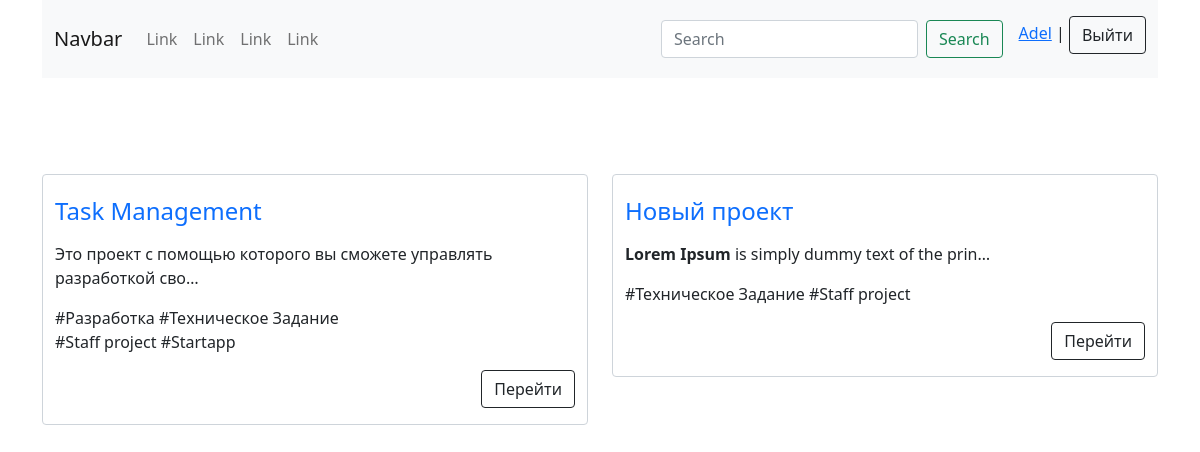
Screenshot of /Alina (signed in) with the database file from the repository.
### mainapp/models.py (models this page shows, shortened)
class Project(models.Model):
    user = models.ForeignKey(User, on_delete=models.CASCADE, verbose_name='Пользователь')
    name = models.CharField(max_length=120, verbose_name='Название')
    slug = models.SlugField(unique=True)
    description = RichTextField(verbose_name='Описание')
    photo = models.ImageField(upload_to='photos/', null=True, blank=True, verbose_name='Фото')
    file = models.FileField(upload_to='files/', null=True, blank=True, verbose_name='Файлы')
    started = models.DateTimeField(auto_now_add=True, verbose_name='Начало')
    ended = models.DateTimeField(blank=True, null=True, verbose_name='Закончился')
    deadline = models.DateField(verbose_name='Дедлайн до')
    tags = models.ManyToManyField(Tag, verbose_name='Теги')
    class Meta:
        verbose_name = 'Проект'
        verbose_name_plural = 'Проекты'
    def get_absolute_url(self):
        return reverse('mainapp:proj_details', kwargs={'slug': self.slug})

class Tag(models.Model):
    tag = models.CharField(max_length=120)
    def __str__(self):
        return self.tag
    class Meta:
        verbose_name = 'Тег'
        verbose_name_plural = 'Теги'

### mainapp/views.py (the view)
# urls.py: path('<slug:slug>', UserProjectListView.as_view(), name='user_proj'),
class UserProjectListView(ListView):
    template_name = 'mainapp/index/user_project.html'
    model = User
    context_object_name = 'projects'
    def get_queryset(self):
        user = get_object_or_404(User, username=self.kwargs.get('slug'))
        projects = user.project_set.all()
        return projects

### templates/mainapp/index/user_project.html (shortened to what this page needs)
{% extends 'mainapp/base.html' %}
{% block content %}
<div class="container">
    <div class="row mt-5">
        {% if projects %}
        {% for project in projects %}
        <div class="col-sm-6">
            <div class="form-control user-projects mt-5">
                <a class="text-decoration-none href="{{ project.get_absolute_url }}"><h4 class="mt-3">{{ project.name }}</h4></a>
                <p>{{ project.description|safe|truncatechars:70 }}</p>
                <p class="project-tags">{% for t in project.tags.all|slice:':5' %} #{{t}} {% endfor %}</p>
                {% if project.user == user %}
                    <a class="btn btn-outline-success float-end" href="{% url 'mainapp:update_project' project.slug %}">Редактировать</a>
                    <form class="float-end me-2 ms-2" method="post" action="{% url 'mainapp:delete_project' project.slug %}">
                        {% csrf_token %}
                        <button class="btn btn-outline-danger">Удалить</button>
                    </form>
                    <a class="btn btn-outline-info float-end" href="{% url 'mainapp:groups_list' project.slug %}">Группы</a><br><br>
                {% else %}
                    <a class="btn btn-outline-dark float-end" href="{{ project.get_absolute_url }}">Перейти</a><br><br>
                {% endif %}
            </div>
        </div>
        {% endfor %}
        {% else %}
            <div class="text-center empty-page">
                <h1>Здесь пока ничего нет</h1>
            </div>
        {% endif %}
    </div>
</div>
{% endblock %}

### templates/mainapp/base.html (shortened to what this page needs)
{% load static %}
<!DOCTYPE html>
<html lang="en">
<head>
    <link rel="stylesheet" href="{% static 'css/style.css' %}">
    <link href="{% static 'fontawesomefree/css/fontawesome.css' %}" rel="stylesheet" type="text/css">
    <link href="{% static 'fontawesomefree/css/brands.css' %}" rel="stylesheet" type="text/css">
    <link href="{% static 'fontawesomefree/css/solid.css' %}" rel="stylesheet" type="text/css">
    <link href="https://cdn.jsdelivr.net/npm/bootstrap@5.0.2/dist/css/bootstrap.min.css" rel="stylesheet">
</head>
<body>
    {% block header %}
    <header>
        <div class="container">
            <nav class="navbar navbar-expand-lg navbar-light bg-light">
                <div class="container-fluid">
                  <a class="navbar-brand" href="{% url 'mainapp:main' %}">Navbar</a>
                  <div class="collapse navbar-collapse" id="navbarSupportedContent">
                    <ul class="navbar-nav me-auto mb-2 mb-lg-0">
                      <li class="nav-item">
                        <a class="nav-link" href="#">Link</a>
                      </li>
                      <li class="nav-item">
                        <a class="nav-link" href="#">Link</a>
                      </li>
                      <li class="nav-item">
                        <a class="nav-link" href="#">Link</a>
                      </li>
                      <li class="nav-item">
                        <a class="nav-link" href="#">Link</a>
                      </li>
                    </ul>
                    <form action="{% url 'mainapp:search_projects' %}" class="d-flex me-3" method="get">
                      <input class="form-control me-2" name="search-projects" type="search" placeholder="Search" aria-label="Search">
                      <button class="btn btn-outline-success" type="submit">Search</button>
                    </form>
                    <p class="mt-2"><a href="{% url 'mainapp:user_proj' user.username %}">{{ user.username }}</a> | <a class="btn btn-outline-dark" href="{% url 'authentication:logout' %}">Выйти</a></p>
                  </div>
                </div>
              </nav>
        </div>
    </header>
    {% endblock %}
    {% block content %}{% endblock %}
</body>
</html>

### static/css/style.css (style rules this page uses)
.user-projects p { max-width: 500px; }
.user-projects .project-tags { max-width: 300px; }

### rows the page displays
Project: name "Task Management", description "Это проект с помощью которого вы сможете управлять разработкой сво…"
Tag: tag "Разработка"
Tag: tag "Техническое Задание"
Tag: tag "Staff project"
Tag: tag "Startapp"
Project: name "Новый проект", description "Lorem Ipsum is simply dummy text of the prin…"

### other values shown
{{ user.username }} "Adel"
